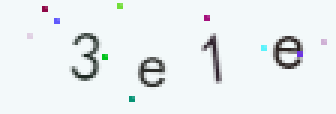
#> input picture dl.png, 112 x 38 px (shown 3 times larger)
$ python verify6.py
#> lines starting #> are read from the running program, lines starting #| are printed output that depends on the picture; after the words box and inside, x2 and y2 are one past the last pixel; in counts of white or black regions, pixels touching at a corner belong together
import tesserocr
from PIL import Image
import numpy as np

# image = Image.open('captcha2.png')
image = Image.open('dl.png')
#> image is the input picture: PIL image 112x38 RGBA; mean R, G, B, A 233.9, 239.7, 240.8, 255
image = image.convert('L')
#> image: PIL image 112x38 L
threshold = 150
array = np.array(image)
array = np.where(array > threshold, 255, 0)
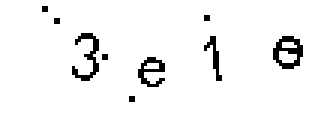
#> array: shape (38, 112) int64 (shown 3 times larger); 95.3% white; black in thin lines or dots, all inside (x1, y1, x2, y2) = (14, 2, 101, 34)
image = Image.fromarray(array.astype('uint8'))
print(tesserocr.image_to_text(image))
#> (this line was passed over: tesserocr is not available in this run)
